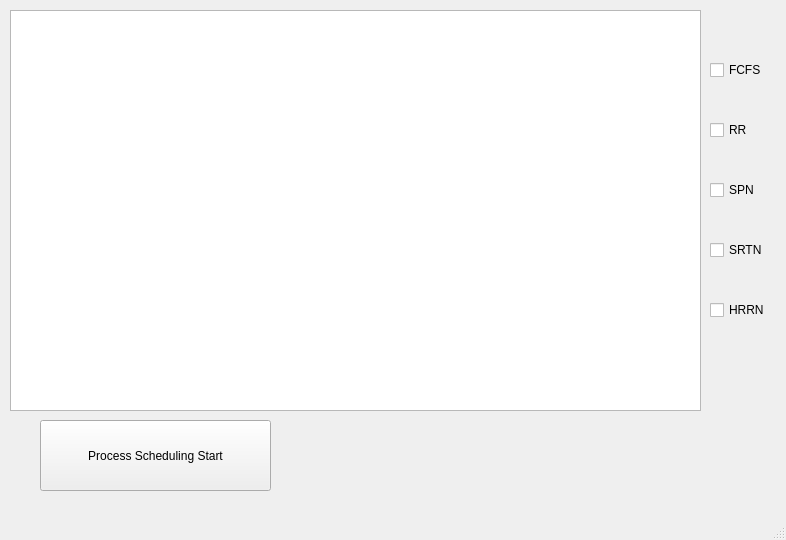
<?xml version="1.0" encoding="UTF-8"?>
<ui version="4.0">
 <class>MainWindow</class>
 <widget class="QMainWindow" name="MainWindow">
  <property name="geometry">
   <rect>
    <x>0</x>
    <y>0</y>
    <width>786</width>
    <height>540</height>
   </rect>
  </property>
  <property name="windowTitle">
   <string>MainWindow</string>
  </property>
  <property name="animated">
   <bool>true</bool>
  </property>
  <widget class="QWidget" name="centralwidget">
   <widget class="QPushButton" name="pushButton">
    <property name="geometry">
     <rect>
      <x>40</x>
      <y>420</y>
      <width>231</width>
      <height>71</height>
     </rect>
    </property>
    <property name="text">
     <string>Process Scheduling Start</string>
    </property>
   </widget>
   <widget class="QCheckBox" name="checkBox">
    <property name="geometry">
     <rect>
      <x>710</x>
      <y>60</y>
      <width>81</width>
      <height>20</height>
     </rect>
    </property>
    <property name="text">
     <string>FCFS</string>
    </property>
   </widget>
   <widget class="QTextBrowser" name="textBrowser_result">
    <property name="geometry">
     <rect>
      <x>10</x>
      <y>10</y>
      <width>691</width>
      <height>401</height>
     </rect>
    </property>
   </widget>
   <widget class="QCheckBox" name="checkBox_2">
    <property name="geometry">
     <rect>
      <x>710</x>
      <y>120</y>
      <width>81</width>
      <height>20</height>
     </rect>
    </property>
    <property name="text">
     <string>RR</string>
    </property>
   </widget>
   <widget class="QCheckBox" name="checkBox_3">
    <property name="geometry">
     <rect>
      <x>710</x>
      <y>180</y>
      <width>81</width>
      <height>20</height>
     </rect>
    </property>
    <property name="text">
     <string>SPN</string>
    </property>
   </widget>
   <widget class="QCheckBox" name="checkBox_4">
    <property name="geometry">
     <rect>
      <x>710</x>
      <y>240</y>
      <width>81</width>
      <height>20</height>
     </rect>
    </property>
    <property name="text">
     <string>SRTN</string>
    </property>
   </widget>
   <widget class="QCheckBox" name="checkBox_5">
    <property name="geometry">
     <rect>
      <x>710</x>
      <y>300</y>
      <width>81</width>
      <height>20</height>
     </rect>
    </property>
    <property name="text">
     <string>HRRN</string>
    </property>
   </widget>
  </widget>
  <widget class="QMenuBar" name="menubar">
   <property name="geometry">
    <rect>
     <x>0</x>
     <y>0</y>
     <width>786</width>
     <height>33</height>
    </rect>
   </property>
  </widget>
  <widget class="QStatusBar" name="statusbar"/>
 </widget>
 <resources/>
 <connections/>
</ui>
